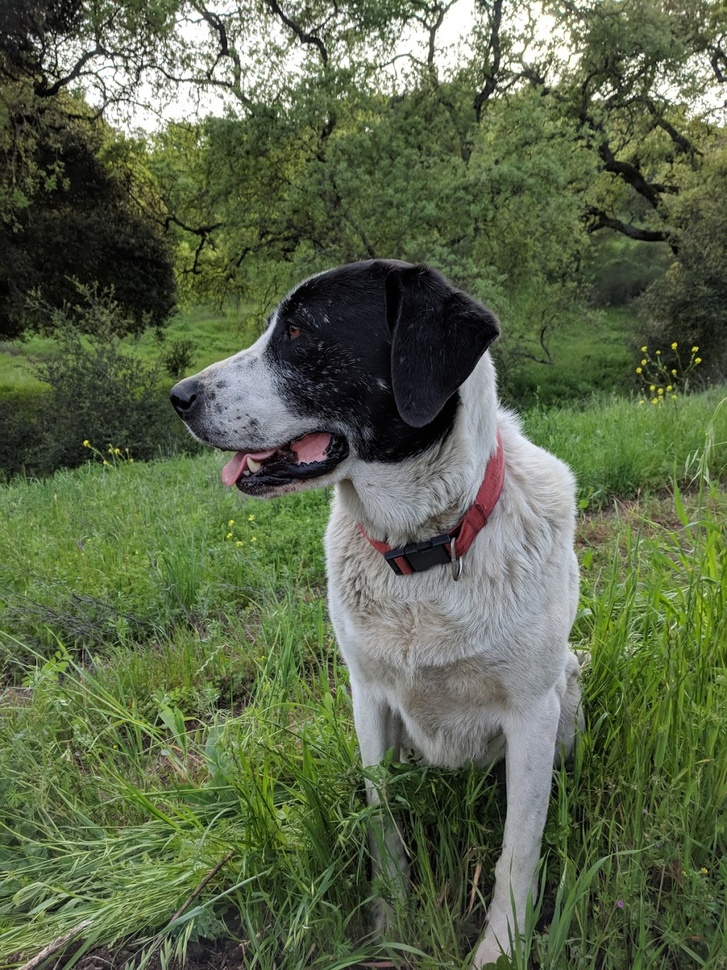
#> input picture DATA/sammy.jpg, 727 x 970 px, shrunk from 1025 x 1367 before the run, found by its file name
$ jupyter execute 'Edge Detection.ipynb'   (shell and % lines are left out)
#> lines starting #> are read from the running program, lines starting #| are printed output that depends on the picture; after the words box and inside, x2 and y2 are one past the last pixel; in counts of white or black regions, pixels touching at a corner belong together
[cell 1]
import cv2
import numpy as np
import matplotlib.pyplot as plt

[cell 2]
img = cv2.imread('..\\DATA\\sammy.jpg')
#> img is the input picture: shape (970, 727, 3); mean B, G, R 74.2, 102.6, 91.2
type(img)

[cell 3]
plt.imshow(img)

[cell 4]
edges = cv2.Canny(image = img, threshold1 = 127, threshold2 = 127)
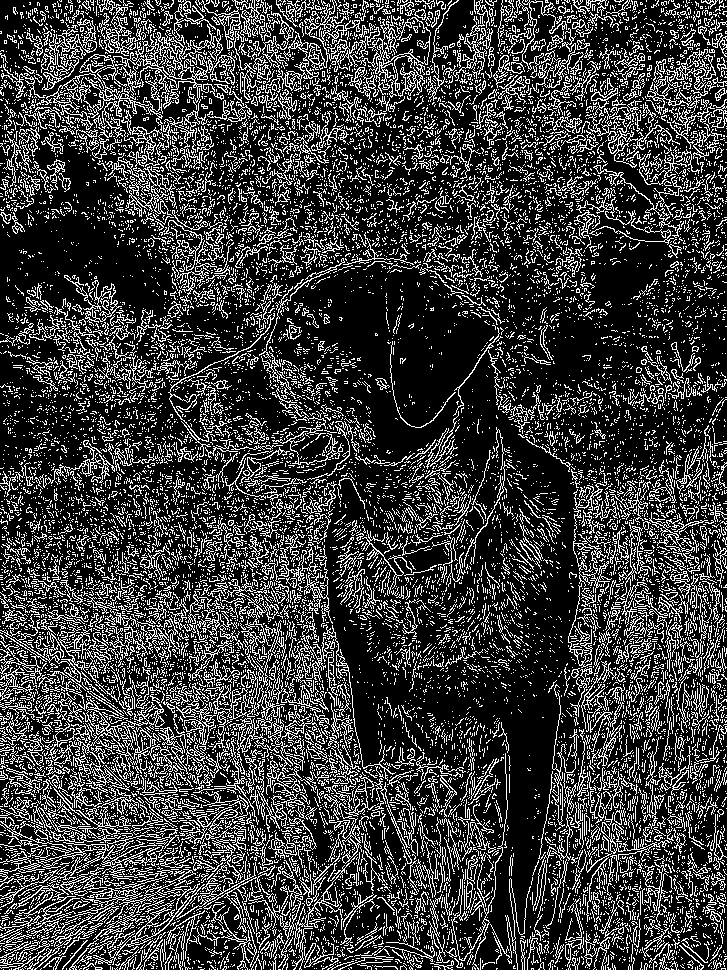
#> edges: shape (970, 727); 23.5% white in thin lines or dots

[cell 5]
plt.imshow(edges)

[cell 6]
# How to set threshold values
median = np.median(img)
#> median = 81
print(median)
#| 81.0

[cell 7]
# Lower threshold to either 0 or 70% of the median value
lower = int(max(0, 0.7*median))
#> lower = 56
# Upper threshold to either 255 or 130% of the median value which ever is smaller
upper = int(min(255, 1.3*median))
#> upper = 105

[cell 8]
edges = cv2.Canny(image = img, threshold1 = lower, threshold2 = upper)
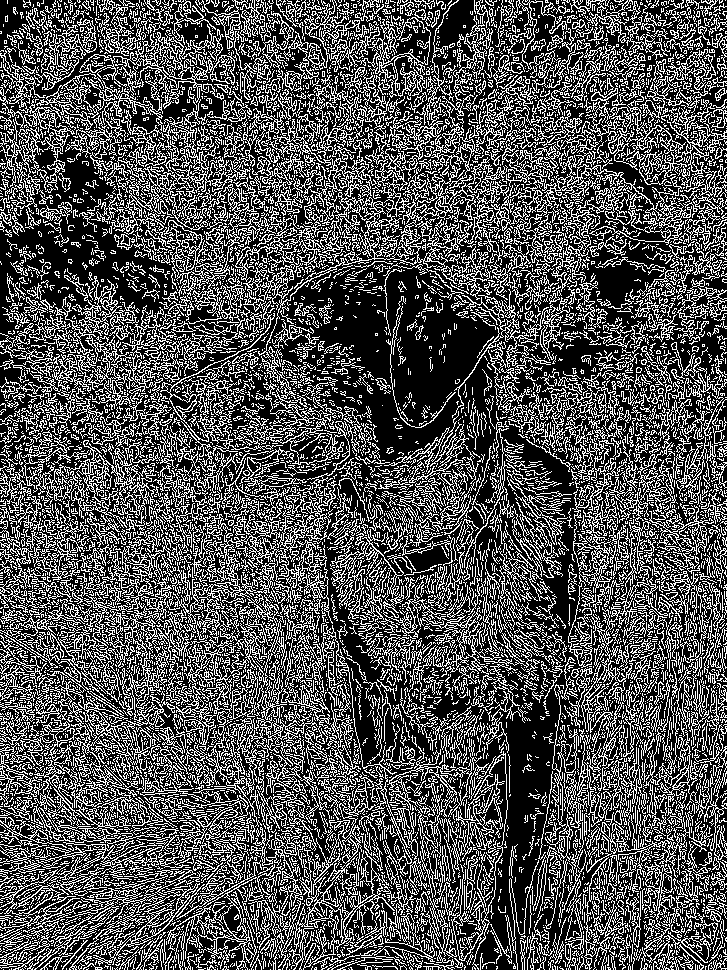
#> edges: shape (970, 727); 32.1% white in thin lines or dots
plt.imshow(edges)

[cell 9]
edges = cv2.Canny(image = img, threshold1 = lower, threshold2 = upper + 80)
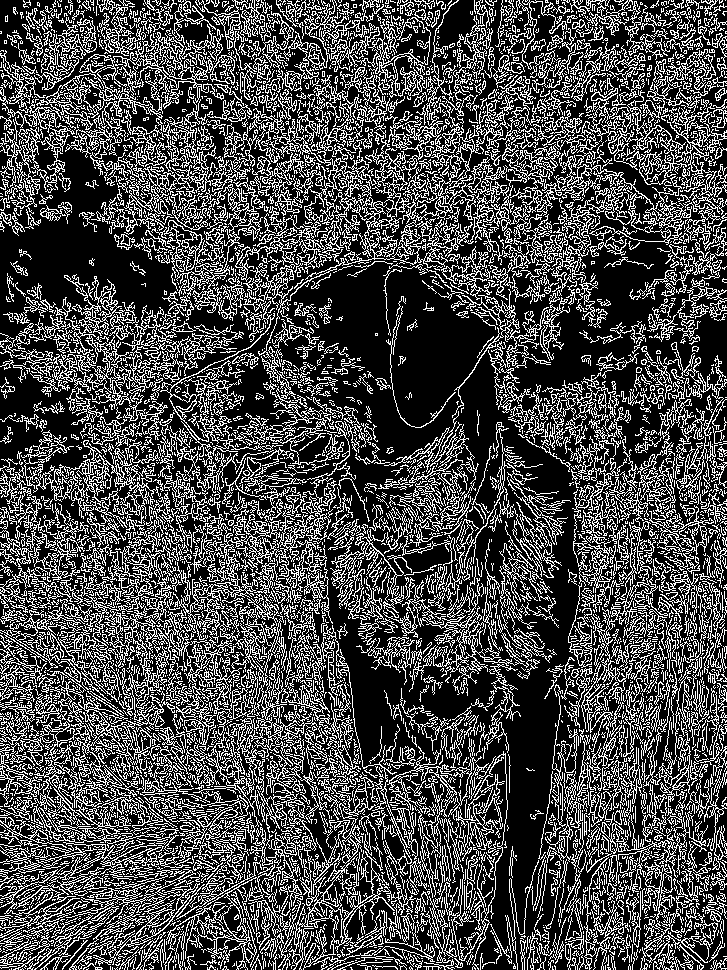
#> edges: shape (970, 727); 28.9% white in thin lines or dots
plt.imshow(edges)

[cell 10]
blurred_img = cv2.blur(img, ksize=(3, 3))

[cell 11]
edges = cv2.Canny(image= blurred_img, threshold1 = lower, threshold2 = upper+50)
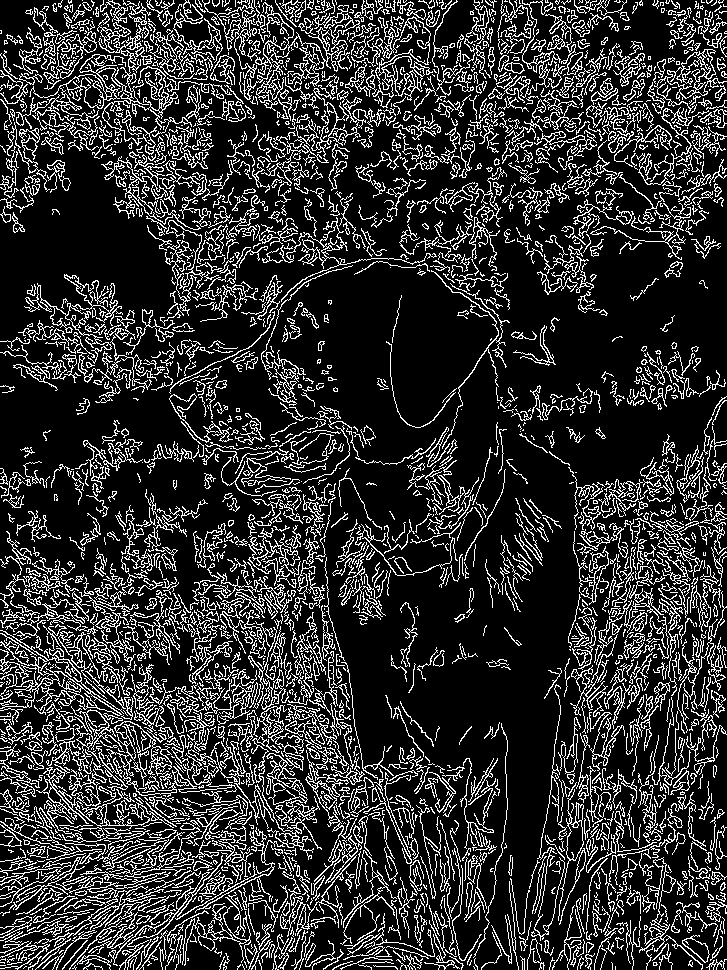
#> edges: shape (970, 727); 18.9% white in thin lines or dots
plt.imshow(edges)

$ run again, with DATA/00-puppy.jpg copied over DATA/sammy.jpg
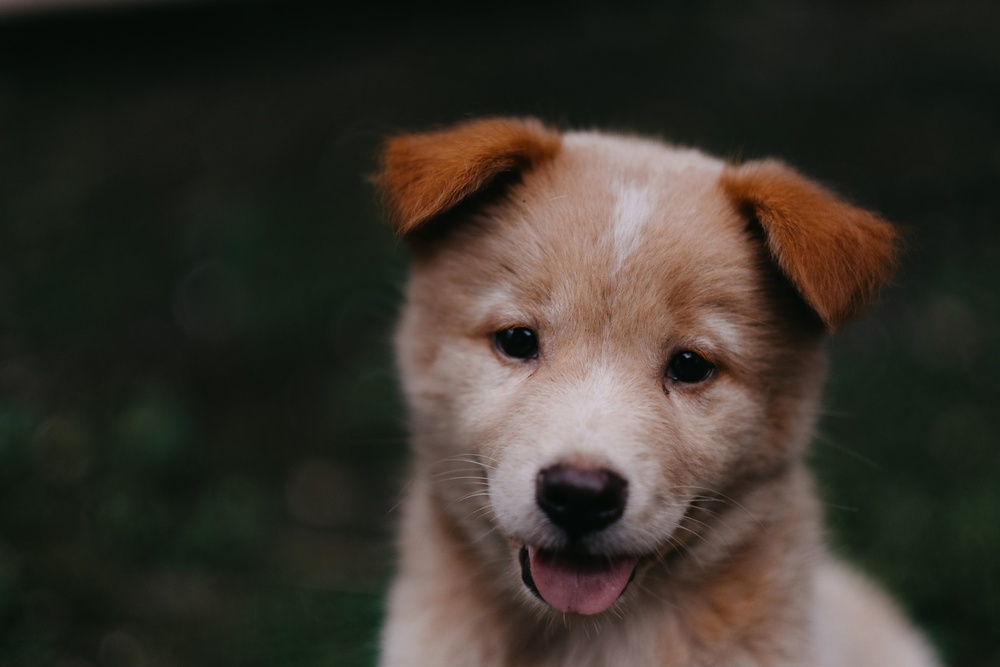
#> input picture DATA/00-puppy.jpg, 1000 x 667 px, shrunk from 1950 x 1300 before the run, found by its file name
#> img is the input picture: shape (667, 1000, 3); mean B, G, R 43.8, 51.8, 57.3
#> `edges = cv2.Canny(image = img, threshold1 = 127, threshold2 = 127)`:
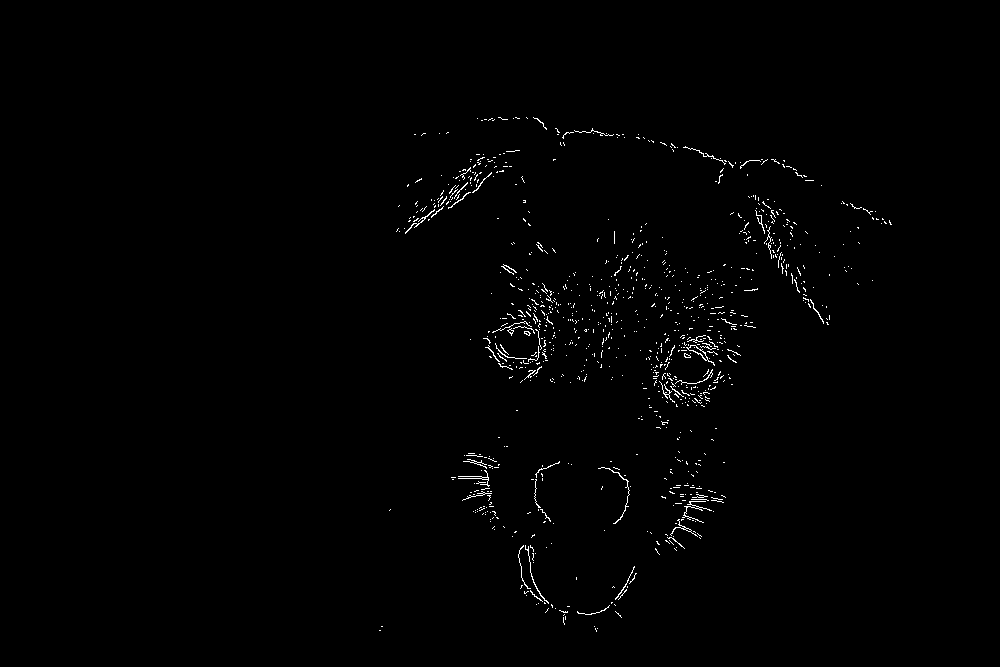
#> edges: shape (667, 1000); 0.79% white in thin lines or dots, all inside (x1, y1, x2, y2) = (379, 117, 892, 632)
#> median = 27
#| 27.0
#> lower = 18
#> upper = 35
#> `edges = cv2.Canny(image= blurred_img, threshold1 = lower, threshold2 =..`:
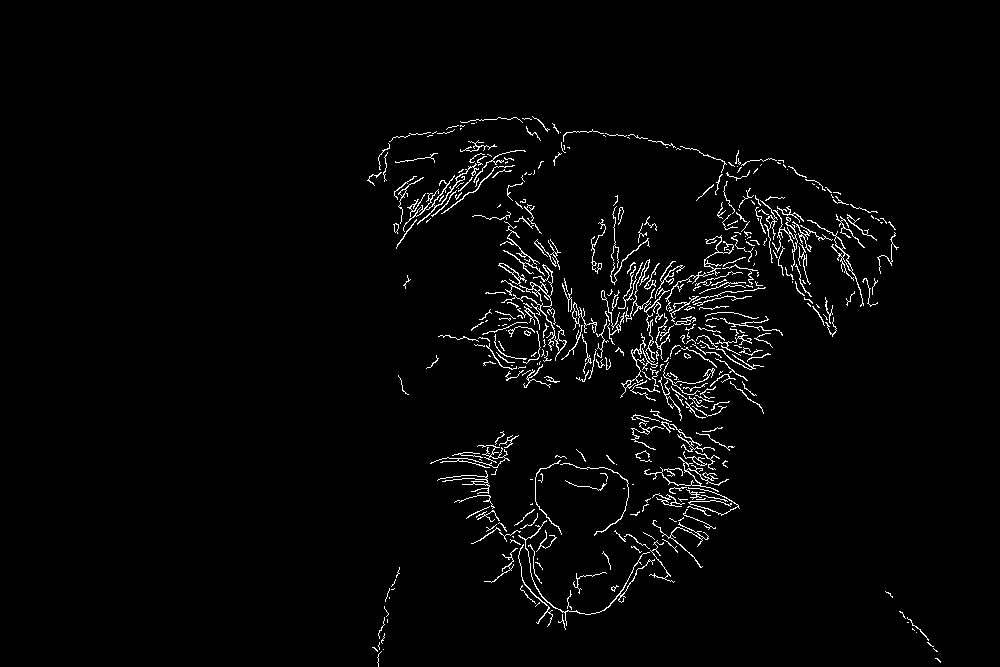
#> edges: shape (667, 1000); 2.4% white in thin lines or dots, all inside (x1, y1, x2, y2) = (367, 116, 941, 667)

$ run again, with DATA/Denis_Mukwege.jpg copied over DATA/sammy.jpg
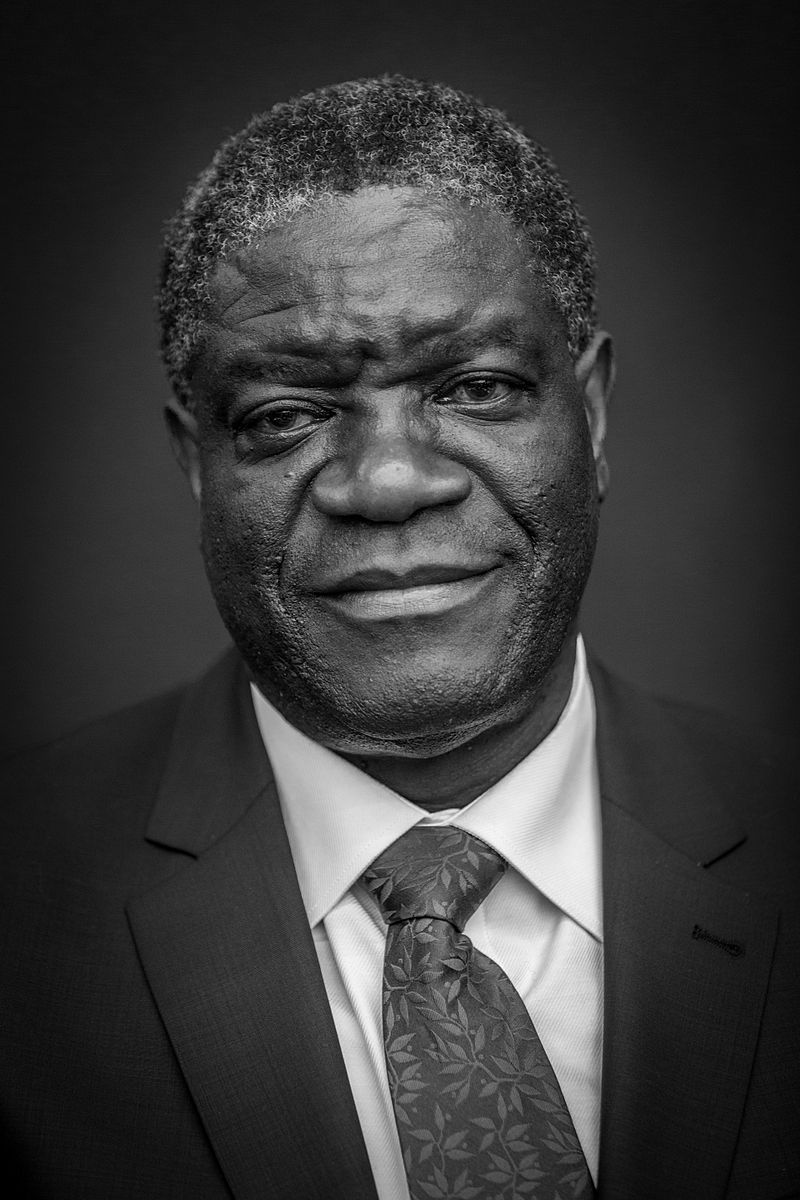
#> input picture DATA/Denis_Mukwege.jpg, 800 x 1200 px, found by its file name
#> img is the input picture: shape (1200, 800, 3); min 0, max 255, mean 58.8
#> `edges = cv2.Canny(image = img, threshold1 = 127, threshold2 = 127)`:
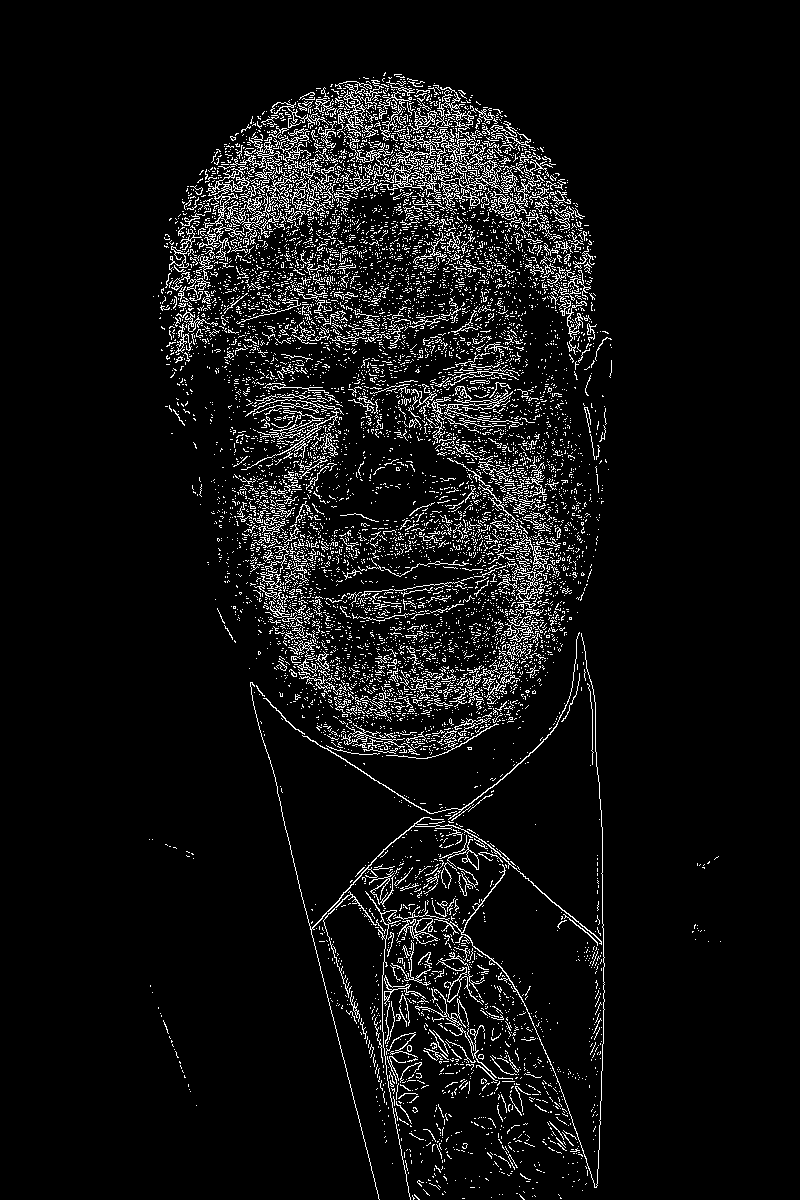
#> edges: shape (1200, 800); 6.6% white in thin lines or dots, all inside (x1, y1, x2, y2) = (149, 72, 721, 1200)
#> median = 43
#| 43.0
#> lower = 30
#> upper = 55
#> `edges = cv2.Canny(image= blurred_img, threshold1 = lower, threshold2 =..`:
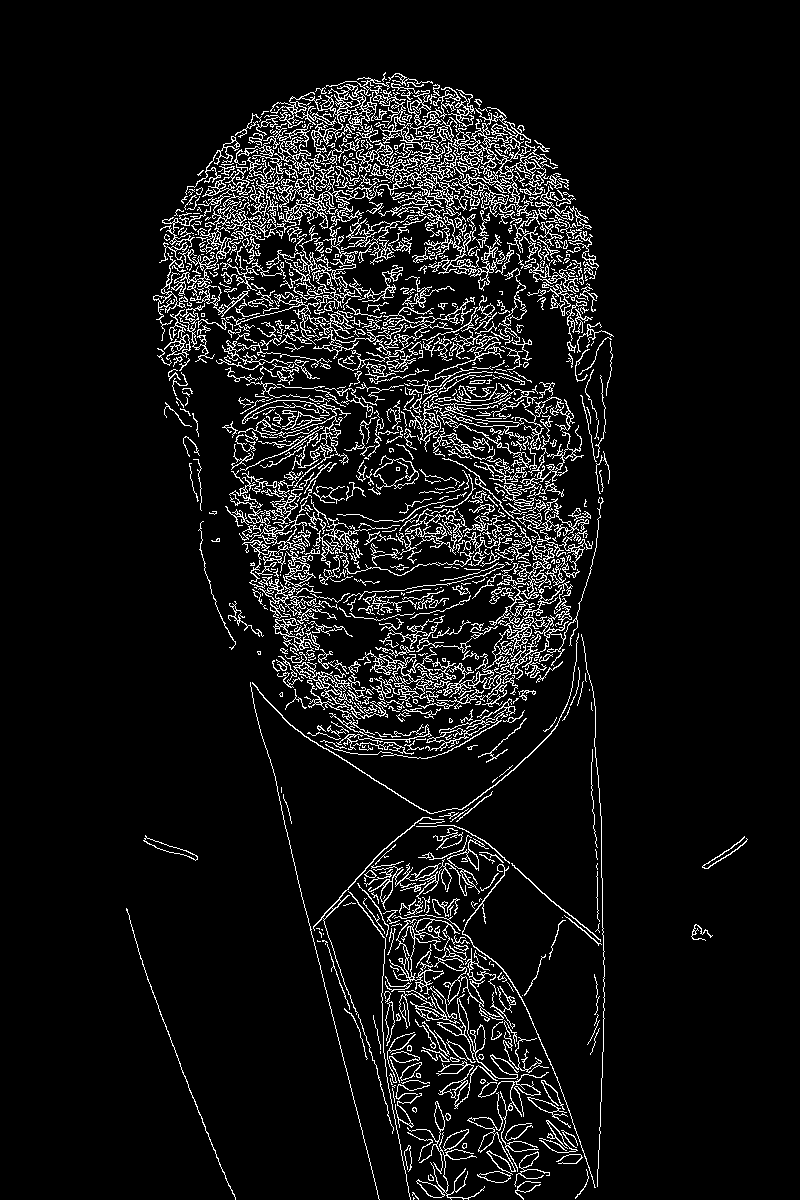
#> edges: shape (1200, 800); 7.7% white in thin lines or dots, all inside (x1, y1, x2, y2) = (126, 72, 748, 1200)

$ run again, with DATA/Nadia_Murad.jpg copied over DATA/sammy.jpg
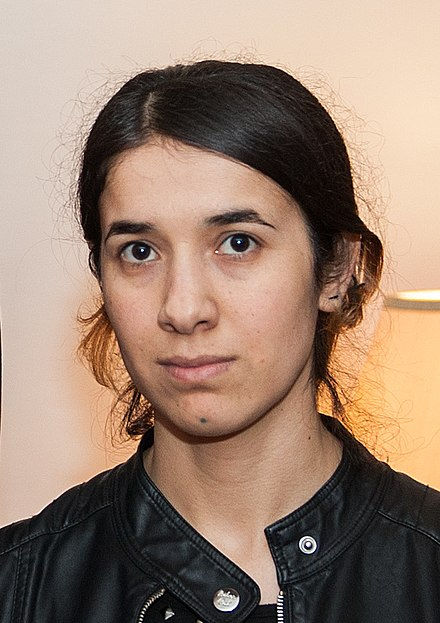
#> input picture DATA/Nadia_Murad.jpg, 440 x 623 px, found by its file name
#> img is the input picture: shape (623, 440, 3); mean B, G, R 112.7, 129.2, 153.8
#> `edges = cv2.Canny(image = img, threshold1 = 127, threshold2 = 127)`:
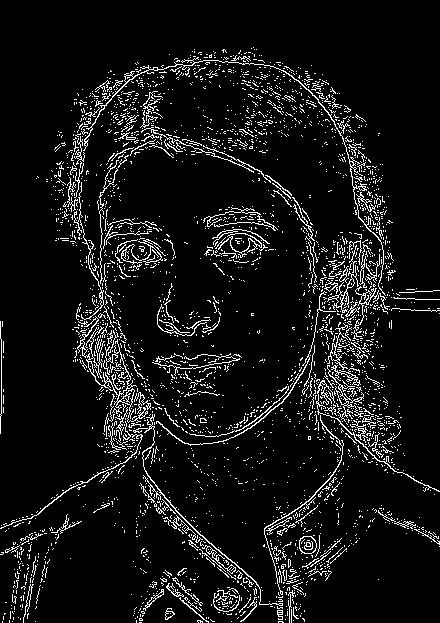
#> edges: shape (623, 440); 7.8% white in thin lines or dots
#> median = 151
#| 151.0
#> lower = 105
#> upper = 196
#> `edges = cv2.Canny(image= blurred_img, threshold1 = lower, threshold2 =..`:
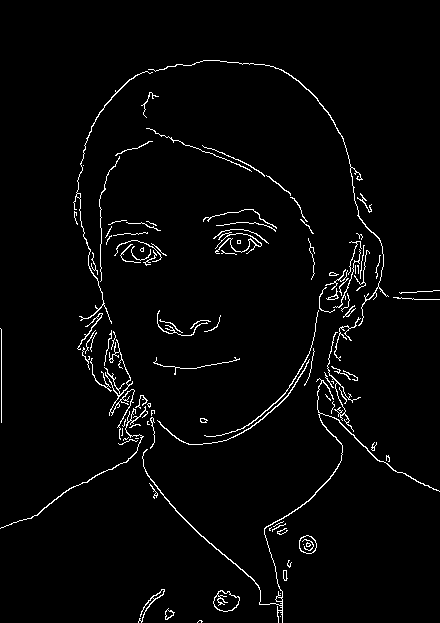
#> edges: shape (623, 440); 2.7% white in thin lines or dots
